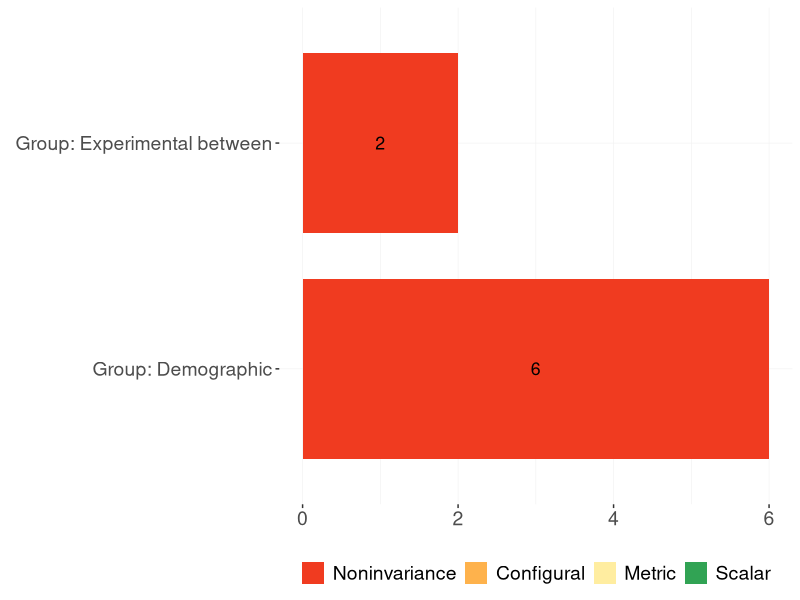

Source code (R):
### CODE FOR PLOTS MAIN STUDY SYSTEMATIC REVIEW MEASUREMENT INVARIANCE ##
### This is code to make figures for the manuscript (excluding the flowchart)

#rm(list = ls())    # clear workspace
options(scipen=999) # no scientific notation
require("readxl")   # load data files
require("ggplot2")  # plotting figures
require("dplyr")    # data manipulation (filter)

# load data
df1 <- read_excel("../data/codebook-main-step1.xlsx")
df2 <- read_excel("../data/codebook-main-step2step3.xlsx")
df4 <- read_excel("../data/codebook-main-step4.xlsx")

# Histogram and scatterplot -----------------------------------------------
# extract number of items and reliability variables
#itrel <- df1[,c("no_items","reltot")]

# inspect data and clean
#unique(itrel$no_items) # make numeric and change "mix" into NA
#itrel$no_items <- as.numeric(itrel$no_items)
#unique(itrel$reltot) # make numeric, change "> . 77" and "> .86" to .77 and .86 respectively.
#itrel$reltot[itrel$reltot == "> . 77"] <- 0.77
#itrel$reltot[itrel$reltot == "> .86"] <- 0.86
#itrel$reltot <- as.numeric(itrel$reltot)

# remove all observations that have missing values on one of the variables
#itrel <- subset(itrel, !is.na(itrel$reltot) & !is.na(itrel$no_items))

# plot
#pdf("../figures/reliability.pdf")
#plot2 <- ggplot(itrel, aes(x = reltot, y = no_items)) + 
#  geom_point() + 
#  theme(text = element_text(size = 16), plot.title = element_text(size = 16)) +
#  ggtitle("") + 
#  geom_smooth(method = "lm", se = TRUE, orientation = "x") + 
#  xlab ("Reliability") +
#  ylab ("Number of items")
#ggExtra::ggMarginal(plot2, type = "histogram", size = 5)
#plot(plot2)
#dev.off()

# correlation reliability and number of items
#cor(itrel$reltot,itrel$no_items, use = "complete.obs") # r = 0.36

# Barplots cat_group stacked ----------------------------------------------
# make some variables numeric
df2$mitest_step3 <- as.numeric(df2$mitest_step3)
df2$milevel_step3 <- as.numeric(df2$milevel_step3)
df4$milevel_step4 <- as.numeric(df4$milevel_step4)

# sample: comparisons we could test for MI
# step 2+3: 4 comparisons 
# step 4: 157 comparisons
df2 <- filter(df2, mitest_step2 == 1)                  
df4 <- filter(df4, mitest_step4 == 1) 

# variables of interest are milevel_step3 and milevel_step4.
# combine the following variables from dataset 2+3 and dataset 4: cat_group, type_scale, mi_level
type <- c(df2$cat_group,df4$cat_group,df2$type_scale,df4$type_scale)
type <- c("Group: Demographic","Group: Experimental between","Group: Experimental within","Scale: existing","Scale: modified")[match (type, c("dem","exp_misc","exp_time","0","1"))]
#cat_group <- c("Demographic","Experimental between","Experimental within")[match (cat_group, c("dem","exp_misc","exp_time"))]
#type_scale <- c(df2$type_scale,df4$type_scale)
#type_scale <- c("Existing scale","Modified scale")[ match(type_scale, c(0,1))]
mi_level <- as.numeric(c(df2$milevel_step3,df4$milevel_step4,df2$milevel_step3,df4$milevel_step4))
mi_level <- c("Noninvariance","Configural","Metric","Scalar")[ match(mi_level, c(0,1,2,3))]

# make factor of milevel
#mi_level <- factor(mi_level, labels = c("Noninvariance","Configural invariance","Metric invariance","Scalar invariance"))
df <- as.data.frame(cbind(type,mi_level))

# add frequencies to df
tab <- table("Type" = df$type, "Level" = df$mi_level)
tab <- as.data.frame(tab)
tab <- within(tab,
              Level <- factor(Level,levels=c("Noninvariance","Configural","Metric","Scalar")),
              Type <- factor(Type,levels=c("Group: Demographic","Group: Experimental between","Group: Experimental within","Scale: existing","Scale: modified")))

#relevel the mi_level factor
tab$Level <- relevel(tab$Level, "Noninvariance")

# we don't need to plot the 0%
tab <- tab %>% 
  mutate(Freq = replace(Freq, Freq == 0, NA))

# remove the scale grouping variable
tab <- filter(tab, Type == "Group: Demographic" | Type == "Group: Experimental between" | Type == "Group: Experimental within")

#plot
cols <- c("#31a354", "#ffeda0", "#feb24c", "#f03b20")
#pdf("../figures/stackedbar2.pdf")

tab %>%
  arrange(Level) %>% 
  ggplot(aes(x = Type, y = Freq, label = Freq)) +
  geom_bar(stat = "identity", position = position_stack(reverse = TRUE), aes(fill = Level), width = 0.8) +
  geom_text(aes(x = Type, label = Freq),
            colour = "#000000", position=position_stack(vjust=0.5), size =4.5) + 
  theme(legend.title=element_blank()) +
  ylab(element_blank()) + 
  xlab(element_blank()) +
  theme(legend.text=element_text(size=14)) +
  theme(legend.position="bottom") +
  theme(legend.title=element_blank()) +
  theme(axis.text.x = element_text(size=14), axis.text.y = element_text(size=14)) +
  scale_fill_manual(values=rev(cols)) +
  theme(panel.background = element_rect(fill = "#ffffff"),
        panel.grid.major = element_line(size = 0.2, linetype = 'solid', colour = "#f0f0f0"),
        panel.grid.minor = element_line(size = 0.2, linetype = 'solid', colour = "#f0f0f0")) +
  coord_flip()
#plot(plot)
#dev.off()

# export pdf 3.5x10 inch landscape

#pdf("../figures/plot3.pdf", width=12.3, height=8.6, compress=F)